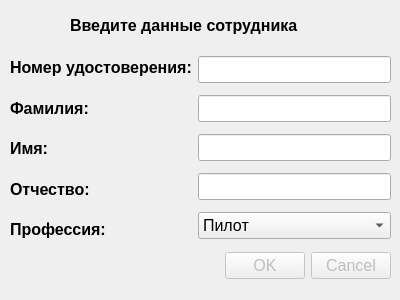
<?xml version="1.0" encoding="UTF-8"?>
<ui version="4.0">
 <class>StaffDialog</class>
 <widget class="QDialog" name="StaffDialog">
  <property name="geometry">
   <rect>
    <x>0</x>
    <y>0</y>
    <width>400</width>
    <height>300</height>
   </rect>
  </property>
  <property name="font">
   <font>
    <pointsize>12</pointsize>
   </font>
  </property>
  <property name="windowTitle">
   <string>Сотрудник</string>
  </property>
  <widget class="QDialogButtonBox" name="buttonBox">
   <property name="enabled">
    <bool>false</bool>
   </property>
   <property name="geometry">
    <rect>
     <x>50</x>
     <y>250</y>
     <width>341</width>
     <height>32</height>
    </rect>
   </property>
   <property name="orientation">
    <enum>Qt::Orientation::Horizontal</enum>
   </property>
   <property name="standardButtons">
    <set>QDialogButtonBox::StandardButton::Cancel|QDialogButtonBox::StandardButton::Ok</set>
   </property>
  </widget>
  <widget class="QLabel" name="title_label">
   <property name="geometry">
    <rect>
     <x>70</x>
     <y>10</y>
     <width>281</width>
     <height>31</height>
    </rect>
   </property>
   <property name="font">
    <font>
     <pointsize>12</pointsize>
     <bold>true</bold>
    </font>
   </property>
   <property name="text">
    <string>Введите данные сотрудника</string>
   </property>
  </widget>
  <widget class="QWidget" name="layoutWidget">
   <property name="geometry">
    <rect>
     <x>10</x>
     <y>50</y>
     <width>381</width>
     <height>197</height>
    </rect>
   </property>
   <layout class="QHBoxLayout" name="horizontalLayout">
    <item>
     <layout class="QVBoxLayout" name="verticalLayout">
      <item>
       <widget class="QLabel" name="num_certificate_label">
        <property name="font">
         <font>
          <pointsize>12</pointsize>
          <bold>true</bold>
         </font>
        </property>
        <property name="text">
         <string>Номер удостоверения:</string>
        </property>
       </widget>
      </item>
      <item>
       <widget class="QLabel" name="rainfall_label">
        <property name="font">
         <font>
          <pointsize>12</pointsize>
          <bold>true</bold>
         </font>
        </property>
        <property name="text">
         <string>Фамилия:</string>
        </property>
       </widget>
      </item>
      <item>
       <widget class="QLabel" name="speed_label">
        <property name="font">
         <font>
          <pointsize>12</pointsize>
          <bold>true</bold>
         </font>
        </property>
        <property name="text">
         <string>Имя:</string>
        </property>
       </widget>
      </item>
      <item>
       <widget class="QLabel" name="direction_label">
        <property name="font">
         <font>
          <pointsize>12</pointsize>
          <bold>true</bold>
         </font>
        </property>
        <property name="text">
         <string>Отчество:</string>
        </property>
       </widget>
      </item>
      <item>
       <widget class="QLabel" name="temperature_label">
        <property name="font">
         <font>
          <pointsize>12</pointsize>
          <bold>true</bold>
         </font>
        </property>
        <property name="text">
         <string>Профессия:</string>
        </property>
       </widget>
      </item>
     </layout>
    </item>
    <item>
     <layout class="QVBoxLayout" name="verticalLayout_2">
      <item>
       <widget class="QLineEdit" name="num_certificate_edit"/>
      </item>
      <item>
       <widget class="QLineEdit" name="surname_edit"/>
      </item>
      <item>
       <widget class="QLineEdit" name="name_edit"/>
      </item>
      <item>
       <widget class="QLineEdit" name="patronym_edit"/>
      </item>
      <item>
       <widget class="QComboBox" name="profession_box">
        <item>
         <property name="text">
          <string>Пилот</string>
         </property>
        </item>
        <item>
         <property name="text">
          <string>Бортпроводник</string>
         </property>
        </item>
        <item>
         <property name="text">
          <string>Инженер</string>
         </property>
        </item>
       </widget>
      </item>
     </layout>
    </item>
   </layout>
  </widget>
 </widget>
 <resources/>
 <connections/>
</ui>
